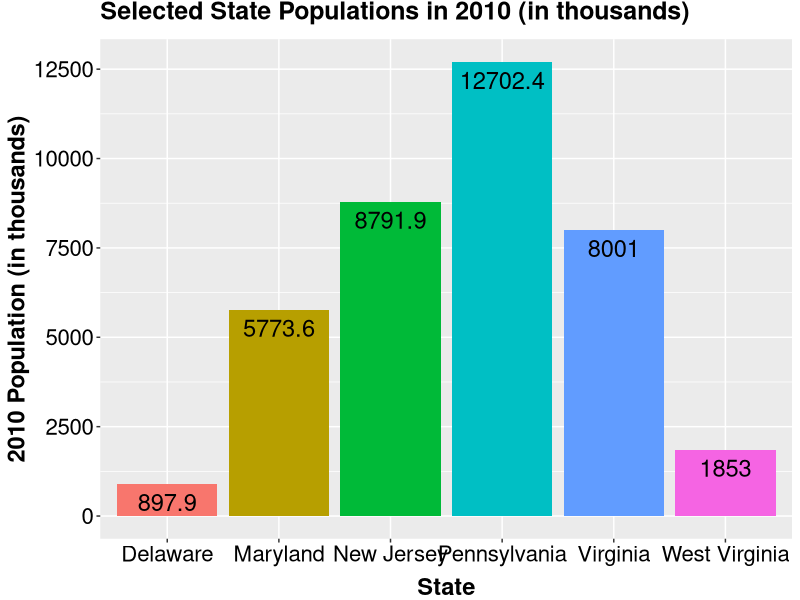

Here is the R script that generated this plot:
# This script creates a bar graph using (a subset of) 'census_data.csv' using the 'ggplot2' library.

# A description of 'census_data.csv' can be found in 'census_data_scrape_and_process.R'.

# Load packages.
library(data.table)
library(ggplot2)

# Load data.
# Note that the data is located in the 'visualizations' folder, NOT the 'ggplot' folder.
census_data = data.table(read.csv('census_data.csv', 
                                  header = T, 
                                  stringsAsFactors = F, 
                                  check.names = F))

#####
# SUBSET/PROCESS DATA.

  # Specify states of interest.
  states = c('Delaware', 'Maryland', 'New Jersey', 'Pennsylvania', 
             'Virginia', 'West Virginia')
  
  # Create data subset (specified above).
  census_subset = census_data[Name %in% states, .(Name, `2010`)]
  
  # Divide population values by 1000 for easier graph viewing.
  census_subset$`2010` = census_subset$`2010` / 1000

#####  
# Plot data.
ggplot(data = census_subset, 
       aes(x = Name, 
           y = `2010`, 
           fill = Name)) + 
  geom_bar(stat = 'identity') + 
  theme(legend.position = 'none') + 
  scale_y_continuous(breaks = seq(0, 12500, 2500)) +
  geom_text(aes(label = round(`2010`, 1)), 
            vjust = 1.5, 
            size = 6) +
  theme(axis.text.x = element_text(color = 'black', 
                                   size = 16), 
        axis.text.y = element_text(color= 'black', 
                                   size = 16),
        axis.title.x = element_text(face = 'bold', 
                                    size = 17, 
                                    vjust = -0.5),
        axis.title.y = element_text(face = 'bold',
                                    size = 17),
        plot.title = element_text(face = 'bold', 
                                  size = 18, 
                                  vjust = 2)) +
  ggtitle('Selected State Populations in 2010 (in thousands)') + 
  xlab('State') + 
  ylab('2010 Population (in thousands)')
